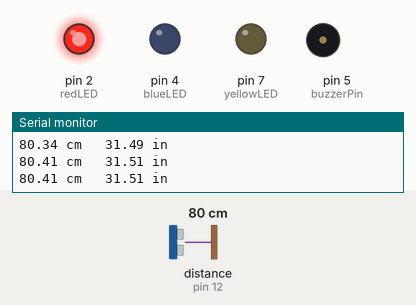
Recording of a sketch running on a simulated Arduino Uno, built with avr-gcc and run on an emulated ATmega328P. Parts: output pins drawn as LEDs (lit = HIGH), buzzer (waves = sounding), the last lines printed to the serial monitor. Wiring (inferred from the names in the program): ultrasonic range finder: trigger pin 13; echo pin 12. Inputs (shaded band) come from the test bench; at power-on: distance to the obstacle (sensor on pin 12) 80 cm. The echo pulse lasts 58.3 µs per cm; pins used as bus, display or sensor lines are not drawn.

Above: at 1.2 s.
1.3 s: distance to the obstacle (sensor on pin 12) set to 96 cm
At 1.9 s:
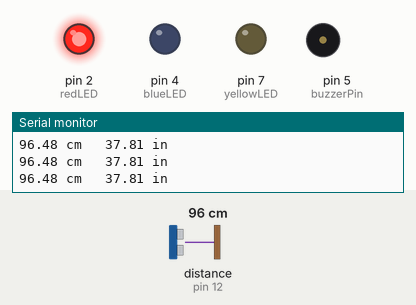
4.3 s: distance to the obstacle (sensor on pin 12) set to 105 cm
At 4.7 s:
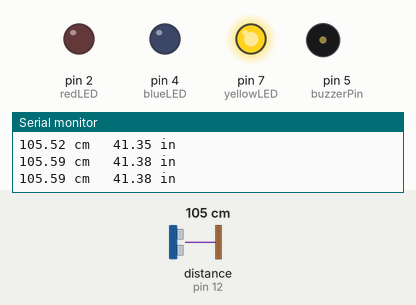
7.3 s: distance to the obstacle (sensor on pin 12) set to 299 cm
At 8.4 s:
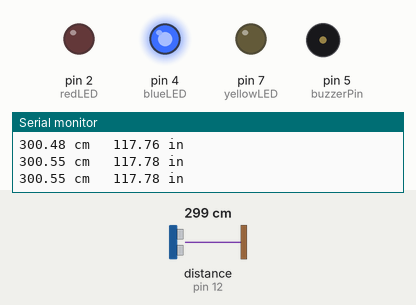
10.3 s: distance to the obstacle (sensor on pin 12) set to 250 cm
13.3 s: distance to the obstacle (sensor on pin 12) set to 120 cm
At 13.48 s:
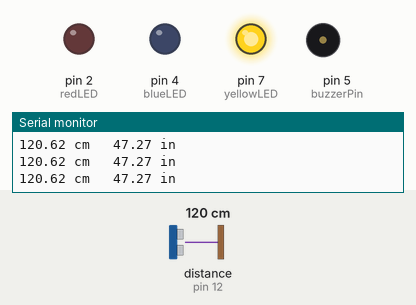
Timing chart, 0 to 17.3 s (numbered marks = the images above; inputs shaded):
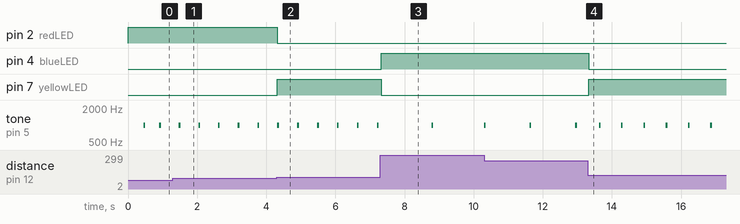

The sketch:

Distance_Sensor_Arduino.ino
```cpp
const int TRIG_PIN = 13;
const int ECHO_PIN = 12;
const int buzzerPin = 5;
const int redLED = 2;
const int yellowLED = 7;
const int blueLED = 4;

const unsigned int MAX_DIST = 23200;

const int minSoundDelay = 50;   //how fast at 0
const int maxSoundDelay = 2000;  //how fast at 400cm

long timeOfLastSound = 0;

const int redLine = 100;      //distance in cm to turn on a certain led
const int yellowLine = 200;

void setup() {
  pinMode(redLED, OUTPUT);
  pinMode(yellowLED, OUTPUT);
  pinMode(blueLED, OUTPUT);


  pinMode(TRIG_PIN, OUTPUT);
  digitalWrite(TRIG_PIN, LOW);
  pinMode(ECHO_PIN, INPUT);
  Serial.begin(9600);
}

void loop() {

  unsigned long t1;
  unsigned long t2;
  unsigned long pulse_width;
  float cm;
  float inches;


  digitalWrite(TRIG_PIN, HIGH);  //takemeasurement
  delayMicroseconds(10);
  digitalWrite(TRIG_PIN, LOW);


  while ( digitalRead(ECHO_PIN) == 0 );


  t1 = micros();
  while ( digitalRead(ECHO_PIN) == 1);
  t2 = micros();
  pulse_width = t2 - t1;


  cm = pulse_width / 58.0;
  inches = pulse_width / 148.0;

  if ( pulse_width > MAX_DIST ) {
    Serial.println("Out of range");
  }
  else {
      if (cm <= redLine) {
      digitalWrite(blueLED, LOW);
      digitalWrite(yellowLED, LOW);
      digitalWrite(redLED, HIGH);
    }

      if (cm > redLine &&cm <= yellowLine) {
        digitalWrite(blueLED, LOW);
        digitalWrite(yellowLED, HIGH);
        digitalWrite(redLED, LOW);
     }

      if (cm > yellowLine) {
        digitalWrite(blueLED, HIGH);
        digitalWrite(yellowLED, LOW);
        digitalWrite(redLED, LOW);
      }

      Serial.print(cm);
      Serial.print(" cm \t");
      Serial.print(inches);
      Serial.println(" in");

      long soundDelay = map(cm, 0, 400, minSoundDelay, maxSoundDelay);  //turns beep on based on how far away how long beep delay


      if (millis() > timeOfLastSound + soundDelay) {     //takes delay and if long enough plays sound
        tone(buzzerPin, 1000, 50);
        timeOfLastSound = millis();
      }

  }

  delay(50);
}
```

Measured:
- the behaviour switches between 99 and 100 cm on distance to the obstacle (sensor on pin 12) (found by bisection; images 1 and 2)
- after the input at 1.3 s, tone on pin 5 (buzzerPin): alternates 1000 Hz for 0.05 s and silent for 0.52 s, starting after 0.17 s
- after the input at 4.3 s, pin 2 (redLED): HIGH → LOW at once; pin 7 (yellowLED): LOW → HIGH at once
- after the input at 7.3 s, pin 4 (blueLED): LOW → HIGH at once; pin 7 (yellowLED): HIGH → LOW at once
- after the input at 13.3 s, pin 4 (blueLED): HIGH → LOW at once; pin 7 (yellowLED): LOW → HIGH at once; tone on pin 5 (buzzerPin): alternates 1000 Hz for 0.05 s and silent for 0.59 s, starting after 0.33 s
- by itself, tone on pin 5 (buzzerPin): alternates 1000 Hz for 0.05 s and silent for 0.40 s
